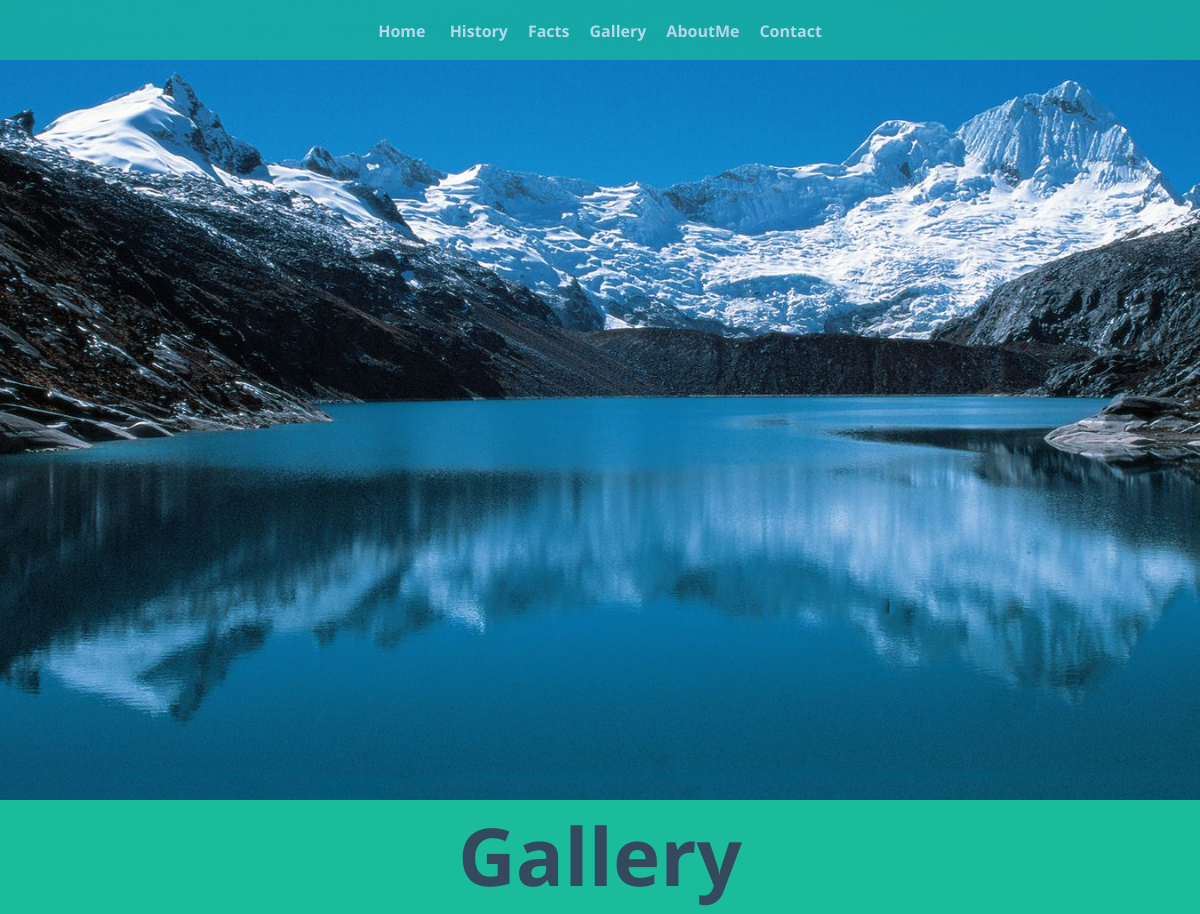
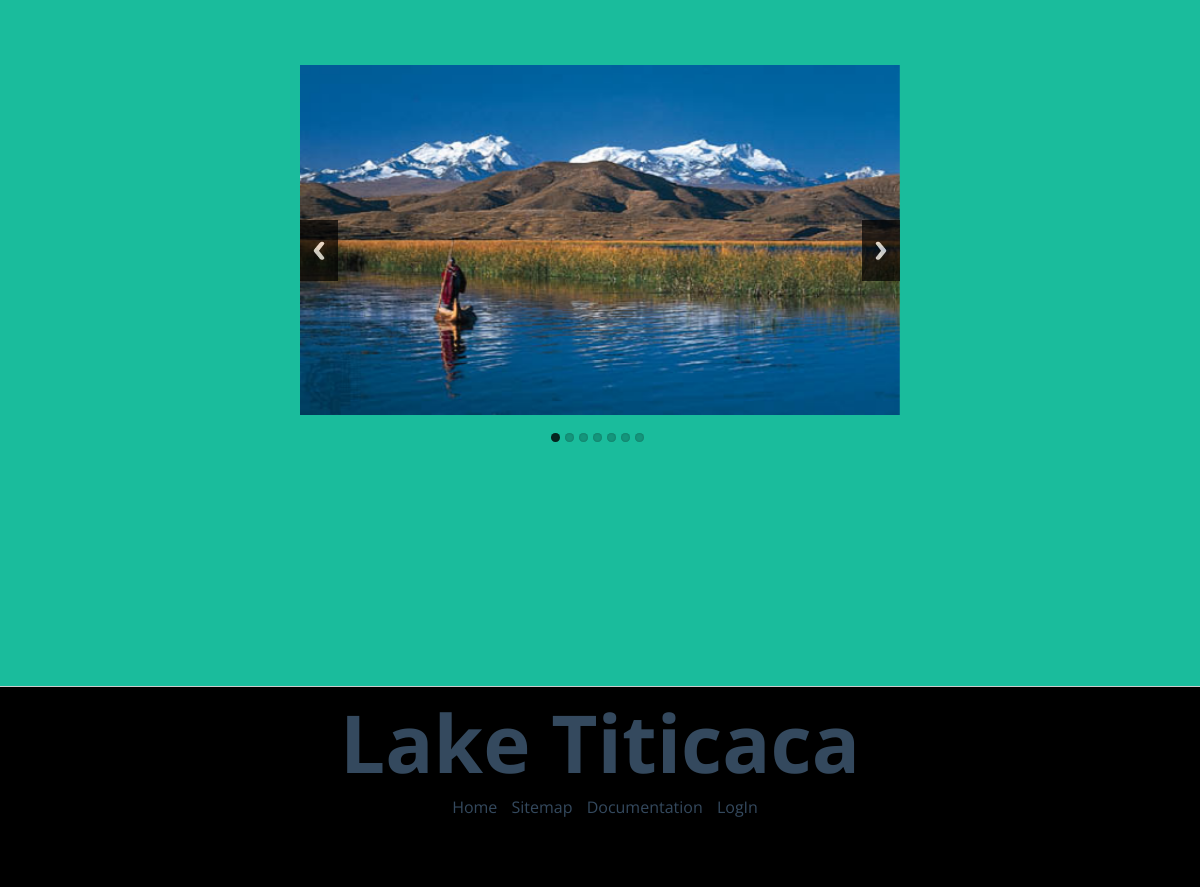
The page /index.php?category=pages&page=page3 on the database its author committed (2 pictures, top to bottom).
### tables this page shows
CREATE TABLE `navigation` (
  `navID` int(11) NOT NULL,
  `navName` varchar(50) NOT NULL
);

CREATE TABLE `gallery` (
  `galID` int(11) NOT NULL,
  `galName` text NOT NULL,
  `galImg` text NOT NULL
);

CREATE TABLE `footer` (
  `footerID` int(11) NOT NULL,
  `footerName` text NOT NULL
);

### pages/page3.php (the view)
<section id="fourth"><h1>Gallery</h1>
	<div class="gall">
		<ul class="rslides">
<?php
	$upit = "SELECT * FROM gallery";
	$rez = mysqli_query($konekcija, $upit) or die("Greska prilikom iscitavanja slika!");
	while($r=mysqli_fetch_array($rez)){
	echo "<li><img src='{$r['galImg']}'/></li>";
	}
?>
		</ul>
	</div>
</section>

### pages/nav.php (shortened to what this page needs)
<div id="nav">
	<ul>
		<li><a href="index.php">Home</a></li>
<?php
	$upit = "SELECT * FROM navigation ORDER BY navID";
	$rez = mysqli_query($konekcija, $upit) or die("Greska prilikom iscitavanja navigacije!");
	while($r=mysqli_fetch_array($rez))
	{
		echo "<li><a href='index.php?category=pages&page=page{$r['navID']}'>{$r['navName']}</a></li>";
	}
?>
	</ul>
</div>

### pages/footer.php (shortened to what this page needs)
<footer>
	<h1>Lake Titicaca</h1>
		<span id="links">
			<a href="index.php">Home</a>
			<a href="xml/sitemap.xml">Sitemap</a>
			<a href="documentation/document.pdf">Documentation</a>
<?php
	if(!isset($_SESSION['idU'])){
		$upit_footer= "SELECT * FROM footer ORDER BY footerID";
		$rez = mysqli_query($konekcija , $upit_footer) or die("Greska prilikom iscitavanja futera!");
		while($r=mysqli_fetch_array($rez))
		{
			echo "<a href='index.php?category=pages&page=page6'>{$r['footerName']}</a>";
		}
}?>
	</footer>

### ResponsiveSlides.js-1.55/demo/themes/themes.css (style rules this page uses)
.rslides { margin: 0 auto; }

### style.css (style rules this page uses)
* { margin: 0; padding: 0; border: none; }
body { width: 100%; font-family: 'Open Sans', sans-serif; }
#nav { position: fixed; width: 100%; height: 60px; top: 0; opacity: 0.7; background: #1ABC9C; z-index: 99; }
#nav ul { padding: 20px; margin: 0 auto; list-style: none; text-align: center; }
#nav ul li { display: inline-block; margin: 0 10px; }
#nav ul li a { padding: 10px 0; color: #fff; font-size: 1rem; text-decoration: none; font-weight: bold; transition: all 0.2s ease; }
h1 { font-size: 5rem; color: #34495E; }
section { position: relative; width: 100%; padding: 50px; background: #fff; border-bottom: 1px solid #ccc; height: 100%; text-align: center; z-index: 3; }
section:nth-child(even) { background: #ecf0f1; }
#fourth { position: relative; width: 100%; height: 100vh; background-color:#1ABC9C; padding: 0; }
.gall { position: relative; margin: 0 auto; top: 70px; width: 600px; height: 400px; }
.rslides { position: relative; list-style: none; overflow: hidden; width: 100%; padding: 0; margin: 0; }
.rslides li { -webkit-backface-visibility: hidden; position: absolute; display: none; width: 100%; left: 0; top: 0; }
.rslides li:first-child { position: relative; display: block; float: left; }
.rslides img { display: block; height: 350px; float: left; width: 100%; border: 0; }
footer { text-align: center; width: 100%; height: 200px; background-color: black; color: white; position: fixed; bottom: 0; z-index: 1; }
footer a { text-decoration: none; margin-left: 10px; color: #34495E; }

### rows shown on the page
navigation: navName "History"
navigation: navName "Facts"
navigation: navName "Gallery"
navigation: navName "AboutMe"
navigation: navName "Contact"
gallery: galImg (picture)
footer: footerName "LogIn"
